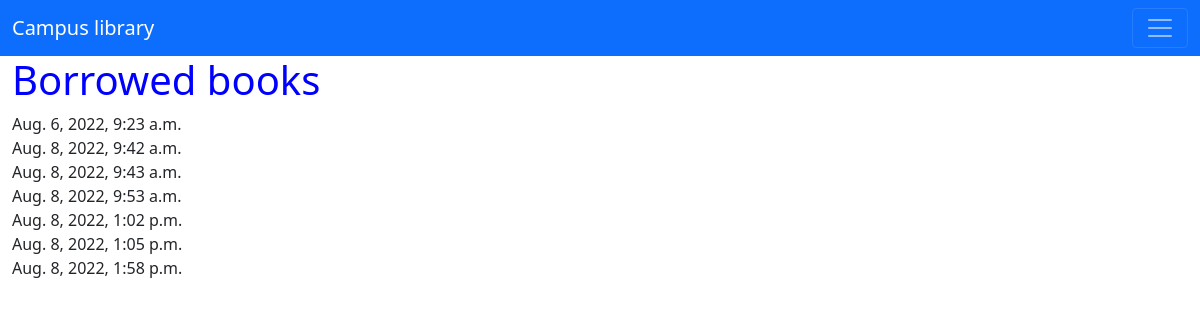
Page /borrowed_books/ (signed in) on the committed database.
### books/models.py (models this page shows)
class Borrowed_book(models.Model):
    class ReturnStatusChoices(models.TextChoices):
        BOOKED = "BOOKED", ("Booked")
    user=models.ForeignKey(User,null=True,on_delete=models.CASCADE)
    book = models.ForeignKey(Book,on_delete=models.CASCADE)
    date_borrowed=models.DateTimeField(auto_now_add=True)
    status = models.CharField(max_length=15, default="BOOKED", choices=ReturnStatusChoices.choices)

### books/views.py (the view)
# urls.py: path('borrowed_books/',views.borrowed_books,name='borrowed_books'),
def borrowed_books(request):
    Books=Borrowed_book.objects.all()
    context={'Books':Books}
    return render(request,'books/borrowed_books.html',context)

### books/templates/books/borrowed_books.html (shortened to what this page needs)
{% extends 'main_librarian.html' %}
{% block content %}
{% if user.is_authenticated %}
<div class="container-fluid">
    <h1 style='color:blue;'>Borrowed books</h1>
    <div>
        {% if Books %}
            {% for book in Books %}
                <div>
                    {{ book.date_borrowed }}
                </div>
            {% endfor %}
        {% else %}
        <h5>No books borrowed yet</h5>
        {% endif %}
    </div>
    {% else %}
    <h1>Please Login First</h1> <a href="/users/login_user/" style='color:black;'>Login</a>
    </br>
    <h1>Please Signup here</h1><a href="/users/register_user/" style='color:black;'>signup</a>
    {% endif %}
</div>
{% endblock content %}

### rows in the picture
Borrowed_book: date_borrowed "Aug. 6, 2022, 9:23 a.m."
Borrowed_book: date_borrowed "Aug. 8, 2022, 9:42 a.m."
Borrowed_book: date_borrowed "Aug. 8, 2022, 9:43 a.m."
Borrowed_book: date_borrowed "Aug. 8, 2022, 9:53 a.m."
Borrowed_book: date_borrowed "Aug. 8, 2022, 1:02 p.m."
Borrowed_book: date_borrowed "Aug. 8, 2022, 1:05 p.m."
Borrowed_book: date_borrowed "Aug. 8, 2022, 1:58 p.m."
